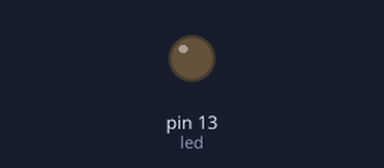
The sketch below on a simulated Arduino Uno, built with avr-gcc and run on an emulated ATmega328P. Shown: output pins drawn as LEDs (lit = HIGH).

Above: at 0.02 s.
At 2.5 s:
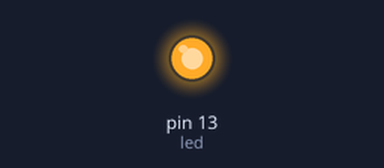
Timing chart, 0 to 6.6 s (numbered marks = the images above):
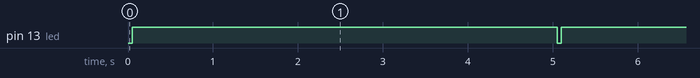

The sketch:

Praktikum_1.ino
```cpp
int led = 13;

void setup() {
  // put your setup code here, to run once:
  pinMode(led, OUTPUT);
}

void loop() {
  // put your main code here, to run repeatedly:
  digitalWrite(led, LOW);
  delay(50);
  digitalWrite(led, HIGH);
  delay(5000);
}
```

Measured:
- by itself, pin 13 (led): alternates HIGH for 5.0 s and LOW for 0.05 s
